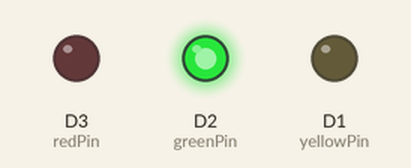
Simulated run of this program. Board: ESP8266 (NodeMCU). On the bench: output pins drawn as LEDs (lit = HIGH).

Above: at 0.05 s.
At 1.35 s:
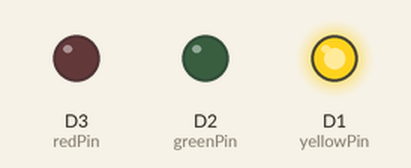
At 2.65 s:
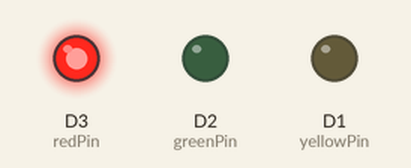
Timing chart, 0 to 3.0 s (numbered marks = the images above):
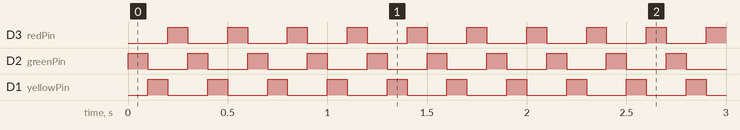

Measured:
- by itself, D3 (redPin), D2 (greenPin), D1 (yellowPin): alternates HIGH for 0.10 s and LOW for 0.20 s

The program:

main.cpp
```cpp
#include <Arduino.h>
// #include "SimpleLED.h"

// SimpleLED led1(LED_BUILTIN, false, 100, 400);
// SimpleLED led2(LED_BUILTIN_AUX, false, 100, 300);
// long stateTime [8] = {0, 0, 0, 0, 0, 0, 0, 0};

// void setup()
// {
//   // put your setup code here, to run once:
//   long start = millis();
//   led1.setup(start);
//   led2.setup(start);
// }

// void loop()
// {
//   // put your main code here, to run repeatedly:
//   // HIGH or 1 = off
//   // LOW or 0 = on
//   long now = millis();
//   led1.update(now);
//   led2.update(now);
// }

int redPin = D3;
int yellowPin = D1;
int greenPin = D2;

void setup()
{
  pinMode(redPin, OUTPUT);
  pinMode(yellowPin, OUTPUT);
  pinMode(greenPin, OUTPUT);
}

void loop()
{
  digitalWrite(redPin, LOW);
  digitalWrite(greenPin, HIGH);
  delay(100);
  digitalWrite(greenPin, LOW);
  digitalWrite(yellowPin, HIGH);
  delay(100);
  digitalWrite(yellowPin, LOW);
  digitalWrite(redPin, HIGH);
  delay(100);
}
```
